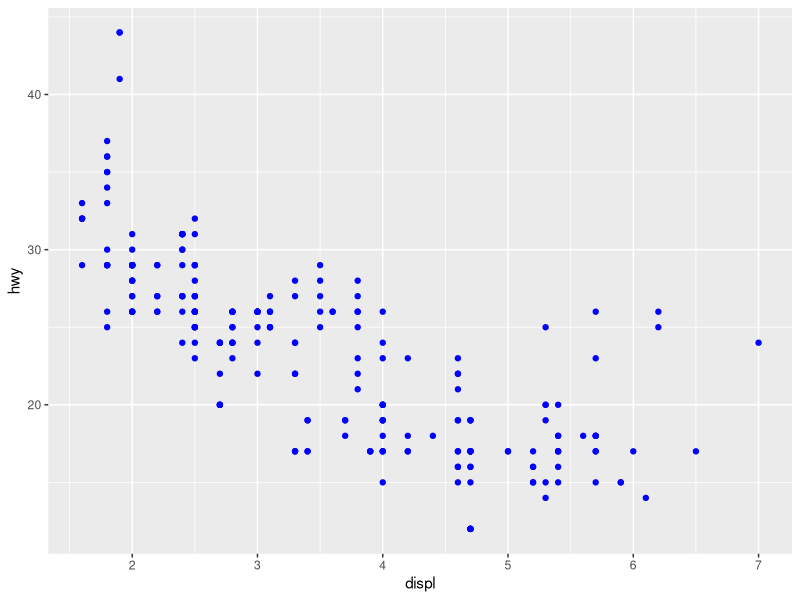
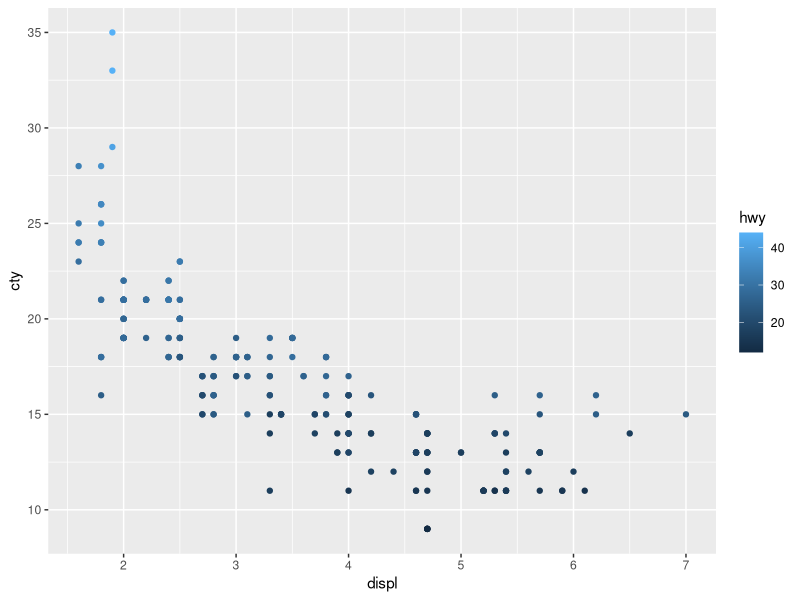
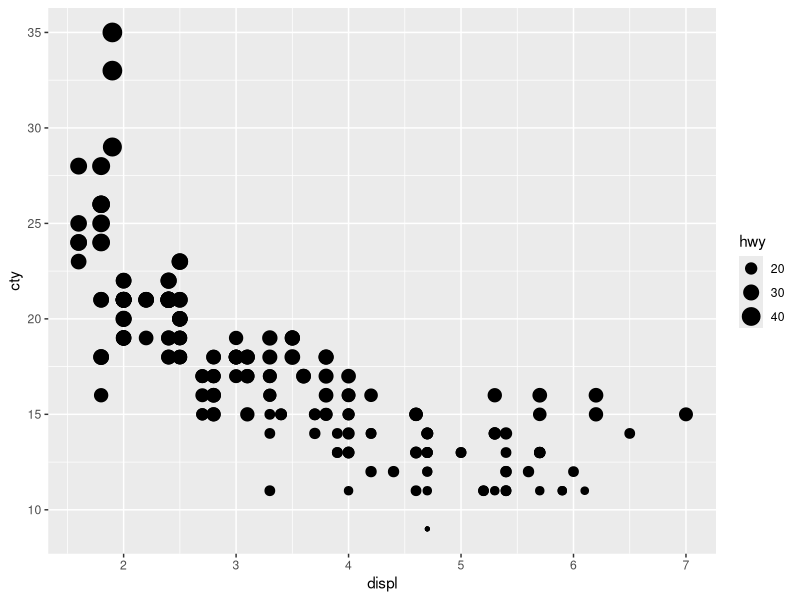
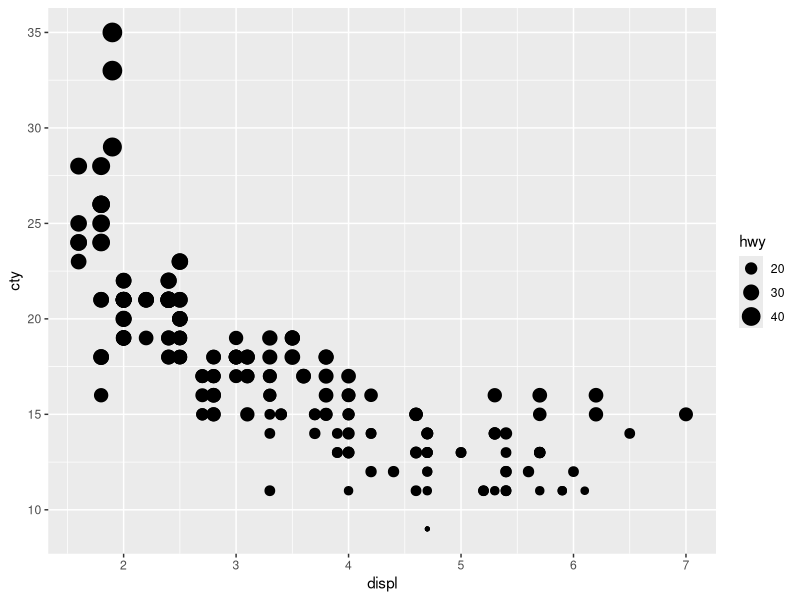
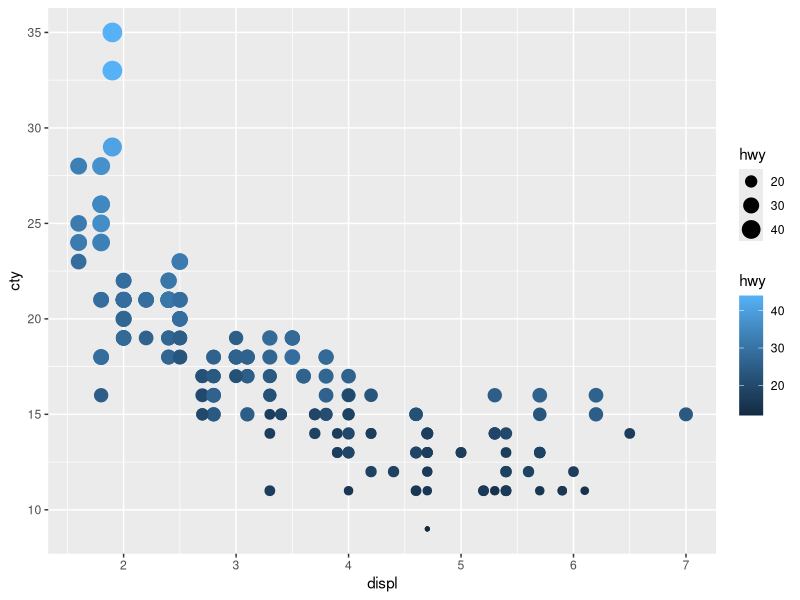
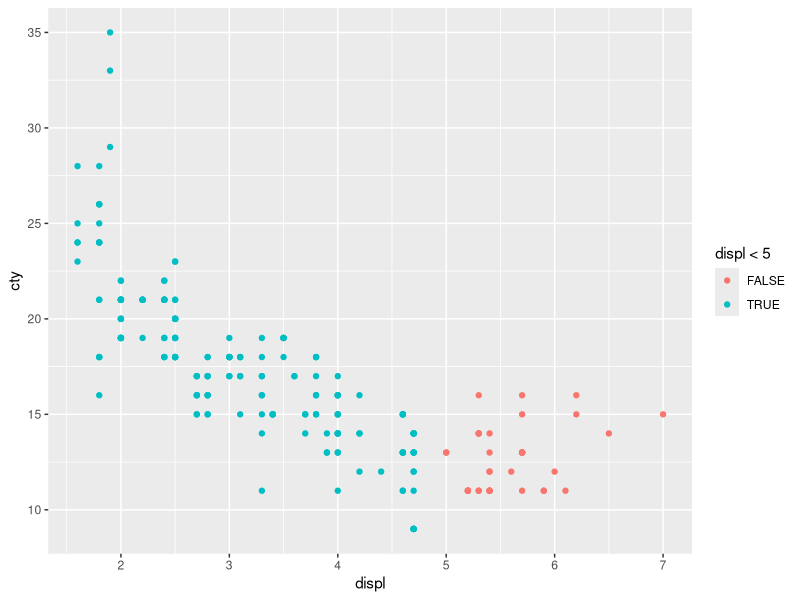
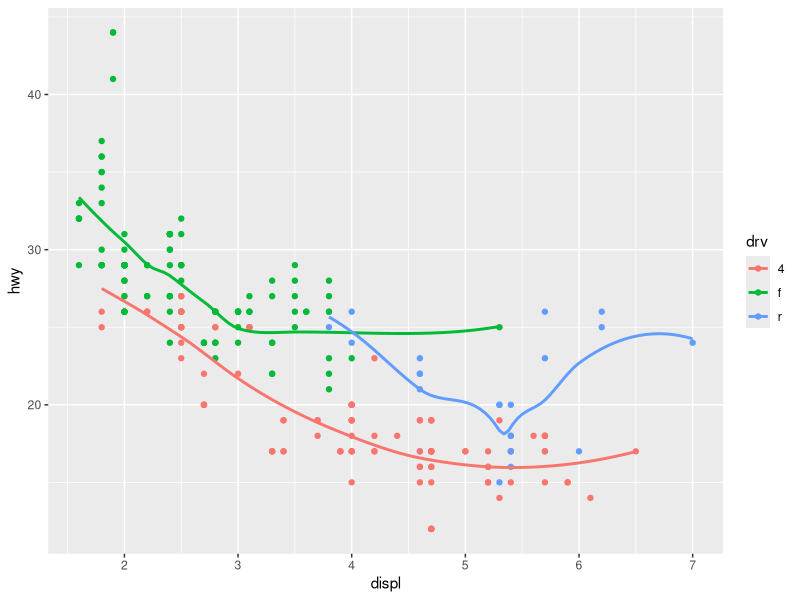
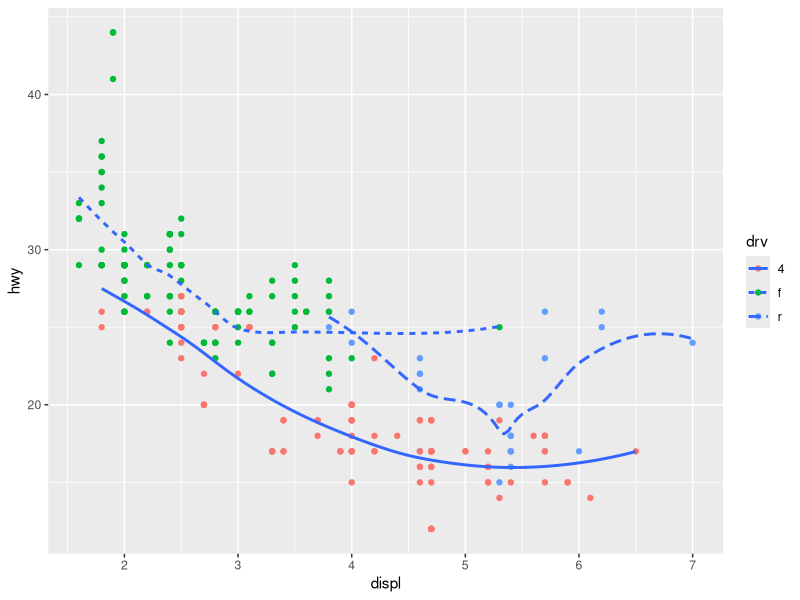

The R script that drew these images, in order:
## ---- chunk 1
    library(ggplot2)
    ggplot(data = mpg) + 
      geom_point(mapping = aes(x = displ, y = hwy), color = "blue")
## ---- chunk 2
    mpg
## ---- chunk 3
    ggplot(mpg, aes(x = displ, y = cty, color = hwy))+
      geom_point()
    
    ggplot(mpg, aes(x=displ, y=cty, size=hwy))+
      geom_point()
    
    ggplot(mpg, aes(x=displ, y=cty, size=hwy))+
      geom_point()
    
## ---- chunk 4
    ggplot(mpg, aes(x=displ, y=cty, color=hwy, size=hwy))+
      geom_point()
## ---- chunk 5
ggplot(mpg, aes(x=displ, y=cty, color=displ<5))+
      geom_point()

## ---- chunk 6
    ggplot(data = mpg, mapping = aes(x = displ, y = hwy, color = drv)) + 
      geom_point() + 
      geom_smooth(se = FALSE)
## ---- chunk 7
    ggplot( data=mpg, aes(x=displ, y=hwy))+
      geom_point(aes(color=drv))+
      geom_smooth(aes(linetype=drv),se=F)
## ---- chunk 8
    ggplot( data=mpg, aes(x=displ, y=hwy))+
      geom_point(aes(color=drv, alpha=year))+
      geom_smooth(se=F)
## ---- chunk 9
    ggplot( data=mpg, aes(x=displ, y=hwy, color=drv))+
      geom_point()+
      annotate("text", label="Max hwy = 44", x=2.5, y=44, color="black")
    
## ---- chunk 10
    ggplot(data = mpg, mapping = aes(x = cty, y = hwy)) + 
      geom_point()
## ---- chunk 11
    ggplot(mpg, aes(x=factor(1),fill=class))+
      geom_bar(width=1)+
      coord_polar(theta="y")
## ---- chunk 12
    ggplot(data = mpg, mapping = aes(x = cty, y = hwy)) +
      geom_point() + 
      geom_abline() +
      coord_fixed()
